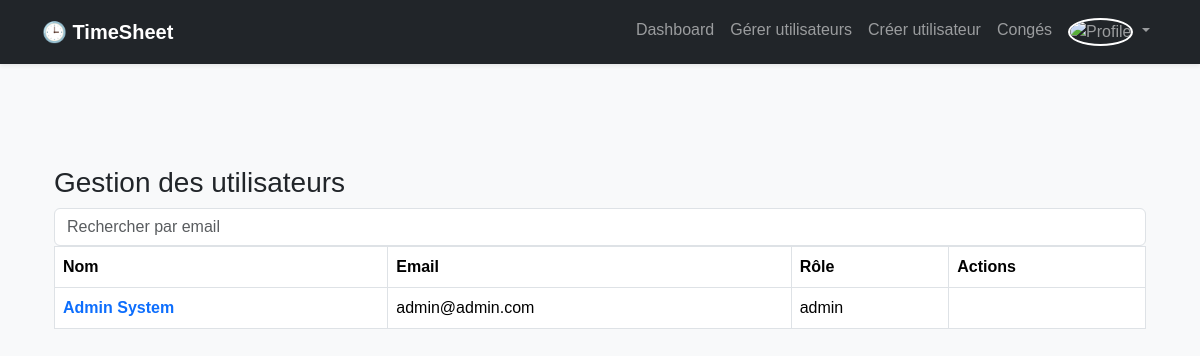
Before: /admin/users (signed in) with the older database file.
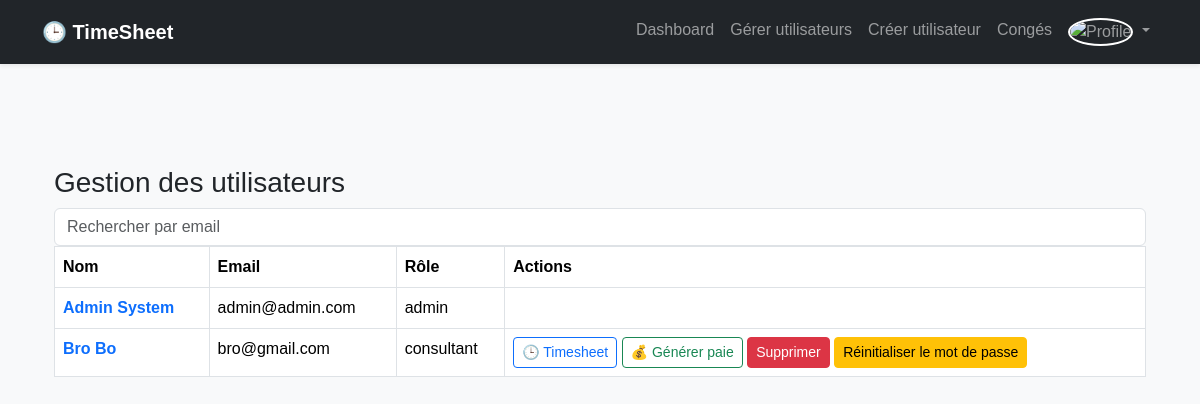
After: the same page with the newer database file.
### models.py (models this page shows, shortened)
class User(UserMixin, db.Model):
    id = db.Column(db.Integer, primary_key=True)
    nom = db.Column(db.String(100), nullable=False)
    prenom = db.Column(db.String(100), nullable=False)
    email = db.Column(db.String(120), unique=True, nullable=False)
    password_hash = db.Column(db.String(200), nullable=False)
    role = db.Column(db.String(20))  # admin, manager, consultant
    manager_id = db.Column(db.Integer, db.ForeignKey('user.id'))
    manager = db.relationship('User', remote_side=[id])
    project_id = db.Column(db.Integer, db.ForeignKey('project.id'))
    project = db.relationship('Project')
    must_change_password = db.Column(db.Boolean, default=True)
    profile_image = db.Column(db.String(255), default=None)  # chemin vers l'image de profil

### routes/admin.py (the view)
@admin.route('/users')
@login_required
@admin_required
def manage_users():
    users = User.query.filter(User.role != 'admin').all()
    '''Search functionalties'''
    page = request.args.get('page', 1, type=int)
    q = request.args.get('q', '')
    users = User.query.filter(
        User.email.contains(q) | User.nom.contains(q) | User.prenom.contains(q)
    ).paginate(page=page, per_page=5)
    return render_template('admin/gestion_utilisateur.html', users=users, q=q)

### app.py (called while the page is built)
@login_manager.user_loader
def load_user(user_id):
    return User.query.get(int(user_id))

### routes/admin.py (called while the page is built)
def admin_required(f):
    @wraps(f)
    def decorated_function(*args, **kwargs):
        if not current_user.is_authenticated or current_user.role != 'admin':
            return abort(403)
        return f(*args, **kwargs)
    return decorated_function

### templates/admin/gestion_utilisateur.html (shortened to what this page needs)
{% extends "base.html" %}
{% block content %}
<div class="container mt-5">
    <h3>Gestion des utilisateurs</h3>
    <table class="table table-bordered">
        <tr>
            <th>Nom</th>
            <th>Email</th>
            <th>Rôle</th>
            <th>Actions</th>
        </tr>
        <form method="GET" class="mb-3">
            <input name="q" value="{{ q }}" class="form-control"
                placeholder="Rechercher par email">
        </form>
        {% for user in users %}
        <tr>
            <td>
                 <a href="{{ url_for('admin.view_user', user_id=user.id) }}"
                    class="text-decoration-none fw-semibold">
                       {{ user.nom }} {{ user.prenom }}
                </a>
            </td>
            <td>{{ user.email }}</td>
            <td>{{ user.role }}</td>
            <td>
                {% if user.role != 'admin' %}
                <a href="{{ url_for('admin.admin_timesheet', user_id=user.id) }}" class="btn btn-sm btn-outline-primary">
                    🕒 Timesheet
                </a>
                <a href="{{ url_for('admin.generate_payroll_route', user_id=user.id) }}" class="btn btn-sm btn-outline-success">
                    💰 Générer paie
                </a>
                {% endif %}
                {% if user.role != 'admin' %}
                <form method="POST" enctype="multipart/form-data"
                      action="{{ url_for('admin.delete_user', user_id=user.id) }}"
                      style="display:inline;"
                      onsubmit="return confirm('Supprimer cet utilisateur ?');">
                    <button type="submit" class="btn btn-danger btn-sm">
                        Supprimer
                    </button>
                </form>
                <form method="POST" style="display:inline;"
                      action="{{ url_for('admin.reset_password', user_id=user.id) }}"
                      onsubmit="return confirm('Réinitialiser le mot de passe de cet utilisateur ?');">
                    <button type="submit" class="btn btn-warning btn-sm">
                        Réinitialiser le mot de passe
                    </button>
                </form>
                {% endif %}
            </td>
        </tr>
        {% endfor %}
    </table>
</div>
{% endblock %}

Changed rows visible on the page:
added User: nom "Bro", prenom "Bo", email "bro@gmail.com", role "consultant"
